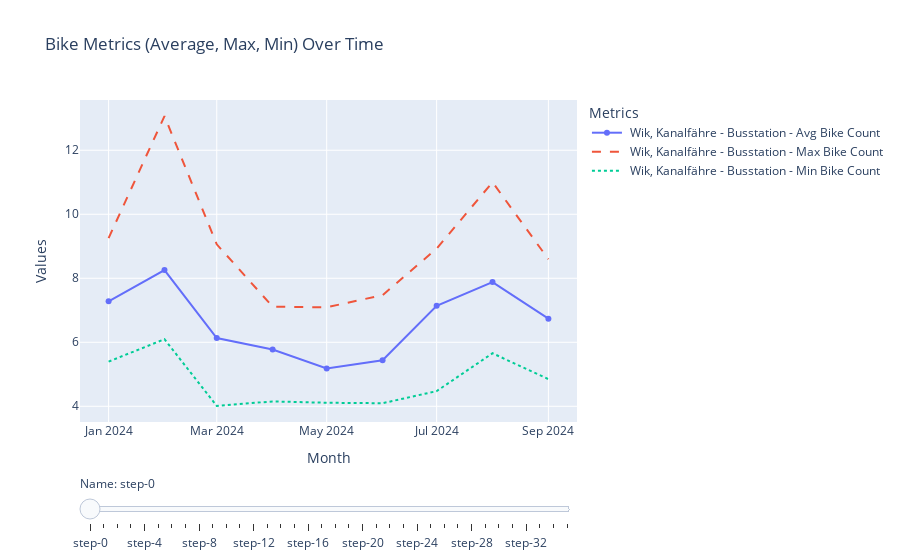

Notebook code cell kept with this figure:
### Markdown cell above
What would be the optimum here?

Average in the middle of the station capacity with

### Code cell
import pandas as pd
import plotly.graph_objects as go
from plotly.subplots import make_subplots

# Convert 'Days in full_date' to datetime, assuming the format is day-first (DD/MM/YYYY)
df3['Days in full_date'] = pd.to_datetime(df3['Days in full_date'], dayfirst=True, errors='coerce')

# Now continue with your operations, such as extracting 'Year-Month'
df3['Year-Month'] = df3['Days in full_date'].dt.to_period('M')


# Group by 'name' and 'Year-Month' to calculate average, min, and max for the values
df_agg = df3.groupby(['name', 'Year-Month']).agg({
    'Average bike_count': ['mean', 'min', 'max'],
    '# of unique dropoff_hub_id': ['mean', 'min', 'max'],
    '# of unique pickup_hub_id': ['mean', 'min', 'max']
}).reset_index()

# Flatten MultiIndex columns
df_agg.columns = ['name', 'Year-Month', 'avg_bike_count', 'min_bike_count', 'max_bike_count',
                  'avg_dropoff', 'min_dropoff', 'max_dropoff',
                  'avg_pickup', 'min_pickup', 'max_pickup']

# Initialize the plotly figure
fig = go.Figure()

# Create traces for each 'name' value with a slider
names = df_agg['name'].unique()

# Loop over each 'name' and create corresponding traces for avg, min, max values
for name in names:
    df_filtered = df_agg[df_agg['name'] == name]
    
    # Add average line
    fig.add_trace(go.Scatter(x=df_filtered['Year-Month'].astype(str), y=df_filtered['avg_bike_count'], 
                             mode='lines+markers', name=f'{name} - Avg Bike Count', visible=False))
    
    # Add max line
    fig.add_trace(go.Scatter(x=df_filtered['Year-Month'].astype(str), y=df_filtered['max_bike_count'], 
                             mode='lines', name=f'{name} - Max Bike Count', visible=False, line=dict(dash='dash')))
    
    # Add min line
    fig.add_trace(go.Scatter(x=df_filtered['Year-Month'].astype(str), y=df_filtered['min_bike_count'], 
                             mode='lines', name=f'{name} - Min Bike Count', visible=False, line=dict(dash='dot')))

# Make the first 'name' visible by default
for i in range(3):  # The first 3 traces (avg, max, min) of the first 'name'
    fig.data[i].visible = True

# Create steps for the slider (one step for each 'name')
steps = []
for i, name in enumerate(names):
    step = dict(
        method="update",
        args=[{"visible": [False] * len(fig.data)},  # Hide all traces initially
              {"title": f"Bike Data for {name}"}],  # Update the plot title based on the 'name'
    )
    
    # Make the corresponding traces for this 'name' visible
    step["args"][0]["visible"][i*3] = True  # Show average line
    step["args"][0]["visible"][i*3 + 1] = True  # Show max line
    step["args"][0]["visible"][i*3 + 2] = True  # Show min line
    steps.append(step)

# Create slider
sliders = [dict(
    active=0,
    currentvalue={"prefix": "Name: "},
    pad={"t": 50},
    steps=steps
)]

# Update layout
fig.update_layout(
    sliders=sliders,
    title="Bike Metrics (Average, Max, Min) Over Time",
    xaxis_title="Month",
    yaxis_title="Values",
    legend_title="Metrics"
)

# Show plot
fig.show()
